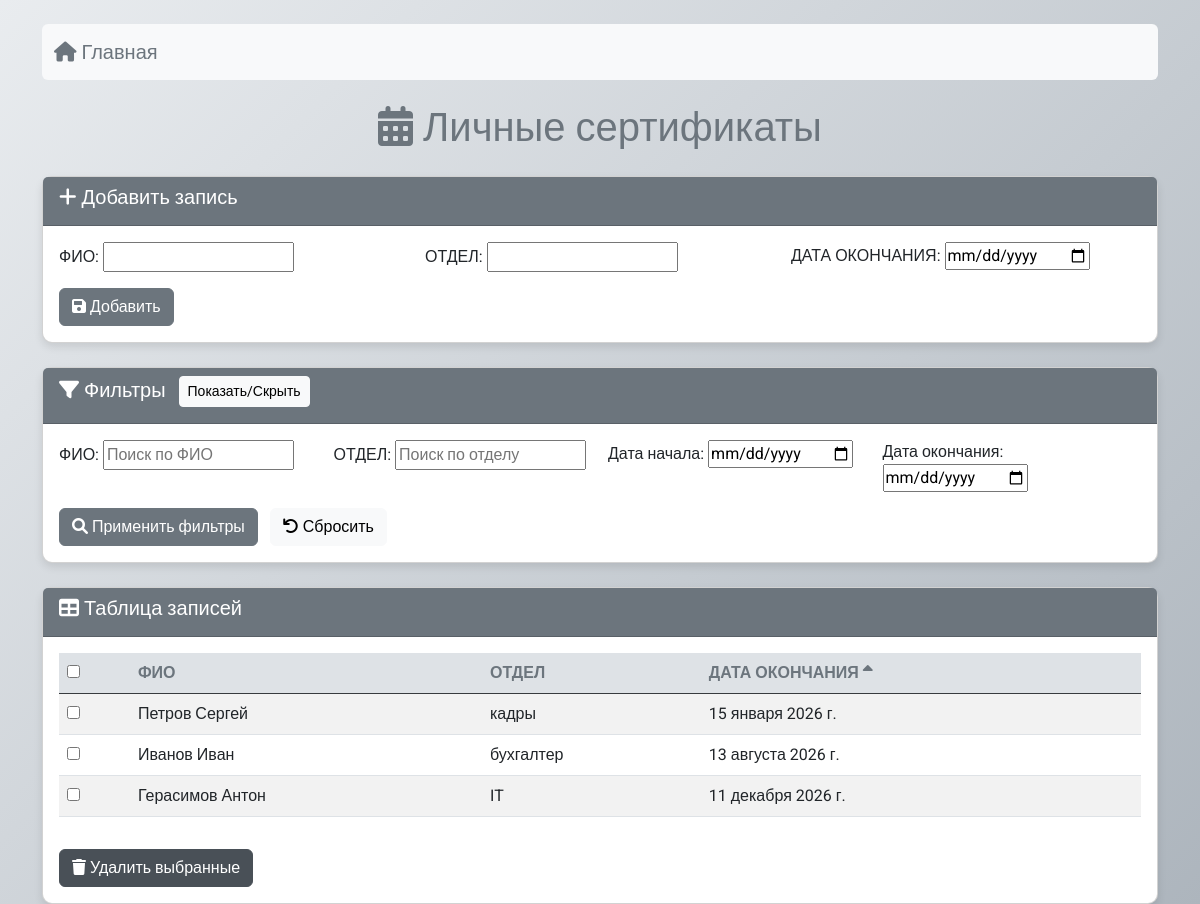
Screenshot of /certificate_expiry/?sort=expiry_date with the database file from the repository.
### certificates/models.py (models this page shows, shortened)
class CertificateExpiry(models.Model):
    full_name = models.CharField(max_length=100, verbose_name="ФИО")
    department = models.CharField(max_length=100, verbose_name="ОТДЕЛ")
    expiry_date = models.DateField(verbose_name="ДАТА ОКОНЧАНИЯ")

### certificates/views.py (the view)
# urls.py: path('certificate_expiry/', cert_views.certificate_expiry_list, name='certificate_expiry_list'),
def certificate_expiry_list(request):
    if request.method == 'POST':
        if 'add' in request.POST:
            form = CertificateExpiryForm(request.POST)
            if form.is_valid():
                form.save()
                return redirect('certificate_expiry_list')
        elif 'delete' in request.POST:
            selected_ids = request.POST.getlist('selected')
            CertificateExpiry.objects.filter(id__in=selected_ids).delete()
            return redirect('certificate_expiry_list')
    else:
        form = CertificateExpiryForm()
    filter_form = CertificateExpiryFilterForm(request.GET)
    expiries = CertificateExpiry.objects.all()
    if filter_form.is_valid():
        full_name = filter_form.cleaned_data.get('full_name')
        department = filter_form.cleaned_data.get('department')
        expiry_date_from = filter_form.cleaned_data.get('expiry_date_from')
        expiry_date_to = filter_form.cleaned_data.get('expiry_date_to')
        if full_name:
            expiries = expiries.filter(full_name__icontains=full_name)
        if department:
            expiries = expiries.filter(department__icontains=department)
        if expiry_date_from:
            expiries = expiries.filter(expiry_date__gte=expiry_date_from)
        if expiry_date_to:
            expiries = expiries.filter(expiry_date__lte=expiry_date_to)
    sort_by = request.GET.get('sort', 'full_name')
    if sort_by.startswith('-'):
        direction = 'desc'
        sort_field = sort_by[1:]
    else:
        direction = 'asc'
        sort_field = sort_by
    expiries = expiries.order_by(sort_by)
    today = timezone.now().date()
    return render(request, 'certificates/certificate_expiry_list.html', {
        'expiries': expiries,
        'form': form,
        'filter_form': filter_form,
        'today': today,
        'sort_by': sort_by,
        'direction': direction,
        'sort_field': sort_field,
    })

### certificates/forms.py
class CertificateExpiryForm(forms.ModelForm):
    class Meta:
        model = CertificateExpiry
        fields = ['full_name', 'department', 'expiry_date']
        widgets = {
            'expiry_date': forms.DateInput(attrs={'type': 'date'}),
        }

class CertificateExpiryFilterForm(forms.Form):
    full_name = forms.CharField(required=False, label="ФИО", widget=forms.TextInput(attrs={'placeholder': 'Поиск по ФИО'}))
    department = forms.CharField(required=False, label="ОТДЕЛ", widget=forms.TextInput(attrs={'placeholder': 'Поиск по отделу'}))
    expiry_date_from = forms.DateField(required=False, label="Дата начала", widget=forms.DateInput(attrs={'type': 'date'}))
    expiry_date_to = forms.DateField(required=False, label="Дата окончания", widget=forms.DateInput(attrs={'type': 'date'}))

### certificates/templates/certificates/certificate_expiry_list.html (shortened to what this page needs)
<!DOCTYPE html>
<html lang="ru">
<head>
    <link href="https://cdn.jsdelivr.net/npm/bootstrap@5.3.0/dist/css/bootstrap.min.css" rel="stylesheet">
    <link rel="stylesheet" href="https://cdnjs.cloudflare.com/ajax/libs/font-awesome/6.0.0/css/all.min.css">
</head>
<body>
    <div class="container mt-4">
        <nav class="navbar navbar-expand-lg navbar-light bg-light mb-4 rounded">
            <div class="container-fluid">
                <a class="navbar-brand text-secondary" href="/"><i class="fas fa-home"></i> Главная</a>
            </div>
        </nav>
        <h1 class="text-center text-secondary mb-4"><i class="fas fa-calendar-alt"></i> Личные сертификаты</h1>
        <div class="card mb-4">
            <div class="card-header">
                <h5><i class="fas fa-plus"></i> Добавить запись</h5>
            </div>
            <div class="card-body">
                <form method="post">
                    <div class="row g-3">
                        <div class="col-md-4">{{ form.full_name.label_tag }} {{ form.full_name }}</div>
                        <div class="col-md-4">{{ form.department.label_tag }} {{ form.department }}</div>
                        <div class="col-md-4">{{ form.expiry_date.label_tag }} {{ form.expiry_date }}</div>
                    </div>
                    <button type="submit" name="add" class="btn btn-secondary mt-3"><i class="fas fa-save"></i> Добавить</button>
                </form>
            </div>
        </div>
        <div class="card mb-4">
            <div class="card-header">
                <h5><i class="fas fa-filter"></i> Фильтры <button class="btn btn-sm btn-light ms-2" type="button" data-bs-toggle="collapse" data-bs-target="#filterCollapse">Показать/Скрыть</button></h5>
            </div>
            <div class="collapse show" id="filterCollapse">
                <div class="card-body">
                    <form method="get" class="row g-3">
                        <div class="col-md-3">{{ filter_form.full_name.label_tag }} {{ filter_form.full_name }}</div>
                        <div class="col-md-3">{{ filter_form.department.label_tag }} {{ filter_form.department }}</div>
                        <div class="col-md-3">{{ filter_form.expiry_date_from.label_tag }} {{ filter_form.expiry_date_from }}</div>
                        <div class="col-md-3">{{ filter_form.expiry_date_to.label_tag }} {{ filter_form.expiry_date_to }}</div>
                        <div class="col-12">
                            <button type="submit" class="btn btn-secondary"><i class="fas fa-search"></i> Применить фильтры</button>
                            <a href="?" class="btn btn-light ms-2"><i class="fas fa-undo"></i> Сбросить</a>
                        </div>
                    </form>
                </div>
            </div>
        </div>
        <div class="card">
            <div class="card-header">
                <h5><i class="fas fa-table"></i> Таблица записей</h5>
            </div>
            <div class="card-body">
                <form method="post">
                    <div class="table-responsive">
                        <table class="table table-striped table-hover">
                            <thead class="table-dark">
                                <tr>
                                    <th><input type="checkbox" id="selectAll"></th>
                                    <th><a href="?{% if sort_field == 'full_name' and direction == 'asc' %}sort=-full_name{% else %}sort=full_name{% endif %}{{ filter_form.data.urlencode }}" class="sortable">ФИО </a></th>
                                    <th><a href="?{% if sort_field == 'department' and direction == 'asc' %}sort=-department{% else %}sort=department{% endif %}{{ filter_form.data.urlencode }}" class="sortable">ОТДЕЛ </a></th>
                                    <th><a href="?{% if sort_field == 'expiry_date' and direction == 'asc' %}sort=-expiry_date{% else %}sort=expiry_date{% endif %}{{ filter_form.data.urlencode }}" class="sortable">ДАТА ОКОНЧАНИЯ {% if sort_field == 'expiry_date' %}{% if direction == 'asc' %}<i class="fas fa-sort-up"></i>{% else %}<i class="fas fa-sort-down"></i>{% endif %}{% endif %}</a></th>
                                </tr>
                            </thead>
                            <tbody>
                                {% for expiry in expiries %}
                                <tr class="{% if expiry.expiry_date < today %}expired{% endif %}">
                                    <td><input type="checkbox" name="selected" value="{{ expiry.id }}"></td>
                                    <td>{{ expiry.full_name }}</td>
                                    <td>{{ expiry.department }}</td>
                                    <td>{{ expiry.expiry_date }}</td>
                                </tr>
                                {% endfor %}
                            </tbody>
                        </table>
                    </div>
                    <button type="submit" name="delete" class="btn btn-danger mt-3"><i class="fas fa-trash"></i> Удалить выбранные</button>
                </form>
            </div>
        </div>
    </div>
</body>
</html>

### certificates/templates/certificates/certificate_expiry_list.html (style rules this page uses)
body { font-family: 'Roboto', sans-serif; background: linear-gradient(135deg, #e9ecef 0%, #adb5bd 100%); min-height: 100vh; }
.table th { background-color: #dee2e6; }
.sortable { color: #6c757d; text-decoration: none; }
.card { border-radius: 10px; box-shadow: 0 4px 8px rgba(0,0,0,0.1); }
.card-header { background-color: #6c757d; color: white; }
.btn-secondary { background-color: #6c757d; border-color: #6c757d; }
.btn-danger { background-color: #495057; border-color: #495057; }

### rows the page displays
CertificateExpiry: full_name "Петров Сергей", department "кадры", expiry_date "15 января 2026 г."
CertificateExpiry: full_name "Иванов Иван", department "бухгалтер", expiry_date "13 августа 2026 г."
CertificateExpiry: full_name "Герасимов Антон", department "IT", expiry_date "11 декабря 2026 г."

### other values shown
{{ filter_form.full_name.label_tag }} "ФИО:"
{{ filter_form.department.label_tag }} "ОТДЕЛ:"
{{ filter_form.expiry_date_from.label_tag }} "Дата начала:"
{{ filter_form.expiry_date_to.label_tag }} "Дата окончания:"
